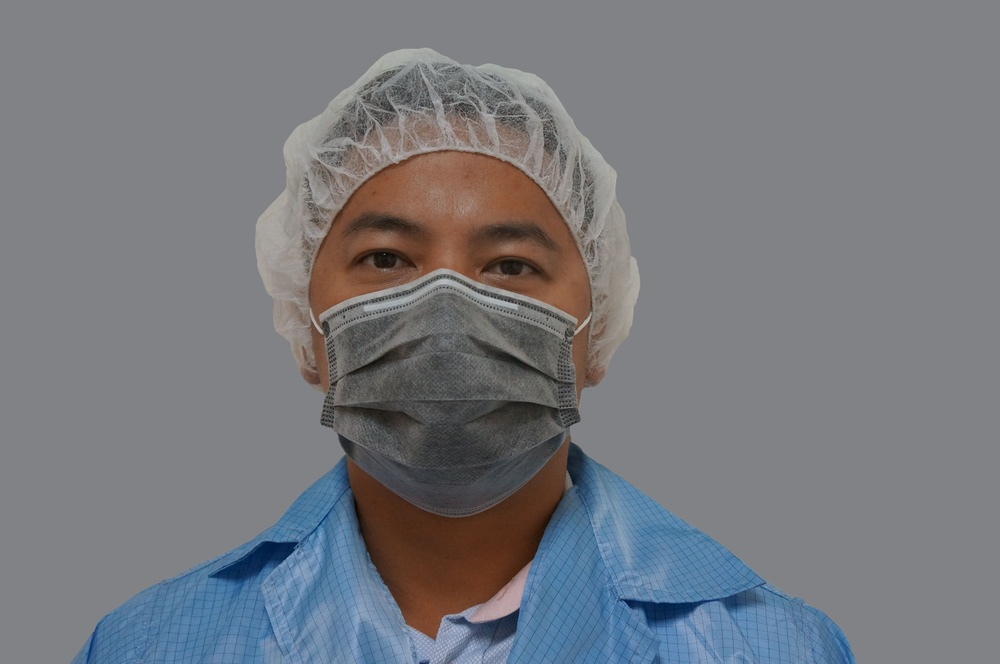
#> input picture dataset/with_mask/with_mask007.jpg, 1000 x 664 px, shrunk from 4912 x 3264 before the run, found by its file name; its folder holds only this picture in this run
$ python PreprocessImage.py
#> lines starting #> are read from the running program, lines starting #| are printed output that depends on the picture; after the words box and inside, x2 and y2 are one past the last pixel; in counts of white or black regions, pixels touching at a corner belong together
import os
import string
import random
import cv2
DIRECTORY = r"C:\Users\hoaso\OneDrive\Creative Cloud Files\Desktop\thigiacmaytinh\dataset\with_mask"

number = 0

for file in os.listdir(DIRECTORY):
    image = cv2.imread(os.path.join(DIRECTORY, file))
#> image is the input picture: shape (664, 1000, 3); mean B, G, R 126.2, 121, 119.2
    print (image)
#> (printed output is left out)
    gray = cv2.cvtColor(image, cv2.COLOR_BGR2GRAY)
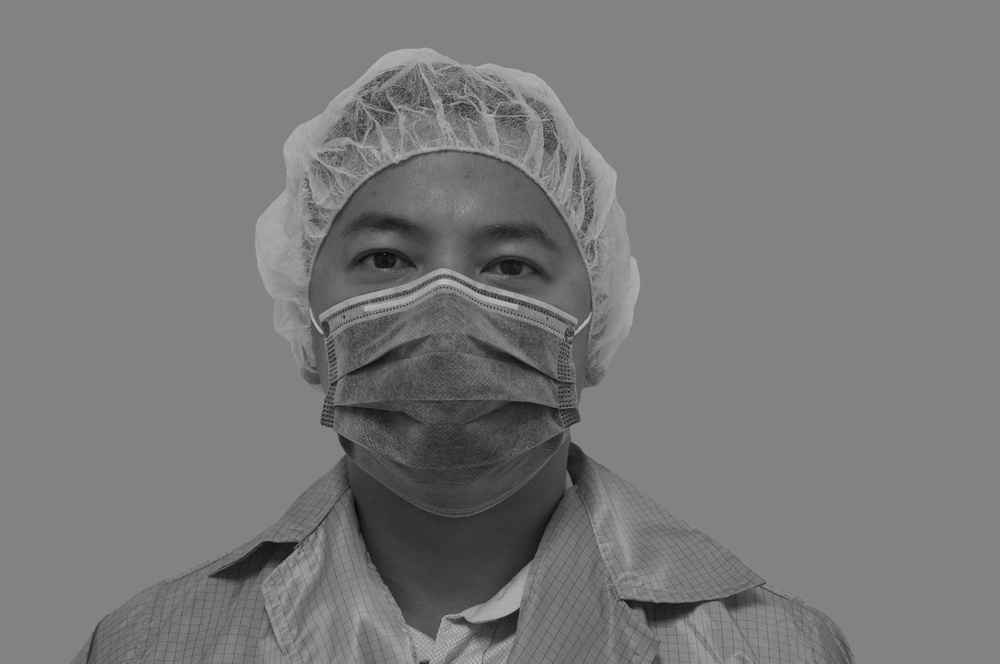
#> gray: shape (664, 1000); min 4, max 190, mean 121
    faceCascade = cv2.CascadeClassifier(
        cv2.data.haarcascades + "haarcascade_frontalface_default.xml")
    faces = faceCascade.detectMultiScale(
        gray,
        scaleFactor=1.3,
        minNeighbors=3,
        minSize=(30, 30)
    )
#> faces = [[240, 90, 418, 418]]
    print("[INFO] Found {0} Faces!".format(len(faces)))
#| [INFO] Found 1 Faces!

    for (x, y, w, h) in faces:
        cv2.rectangle(image, (x, y), (x + w, y + h), (0, 255, 0), 5)
#> this loop made 1 pass
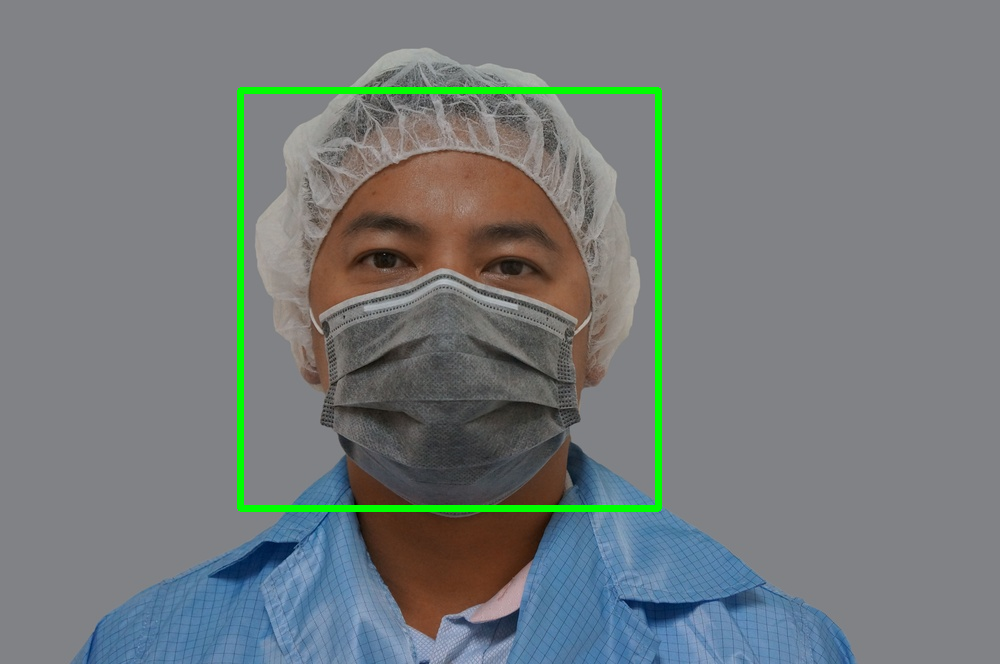
#> image: shape (664, 1000, 3); 1.76% of pixels changed, all inside (x1, y1, x2, y2) = (237, 87, 662, 512)

    number += 1
    status = cv2.imwrite('faces_detected' + str(number) + '.jpg', image)
    print("[INFO] Image faces_detected.jpg written to filesystem: ", status)
#| [INFO] Image faces_detected.jpg written to filesystem:  True

    print(file)

$ run again, on dataset/with_mask/with_mask1.jpg
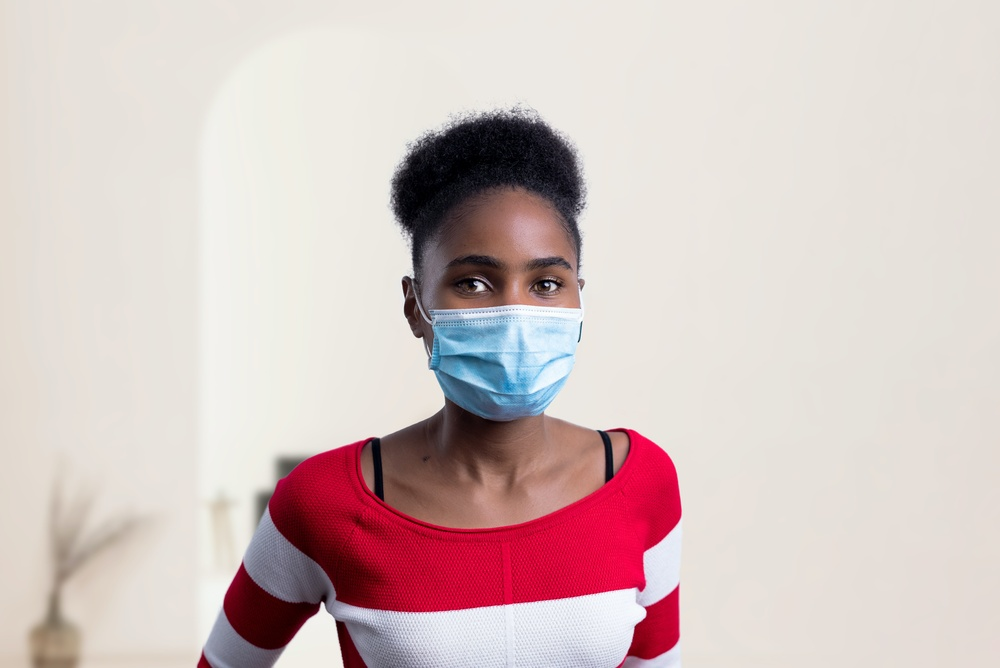
#> input picture dataset/with_mask/with_mask1.jpg, 1000 x 668 px, shrunk from 6016 x 4016 before the run, found by its file name
#> image is the input picture: shape (668, 1000, 3); mean B, G, R 193.4, 195, 212.4
#> (printed output is left out)
#> `gray = cv2.cvtColor(image, cv2.COLOR_BGR2GRAY)`:
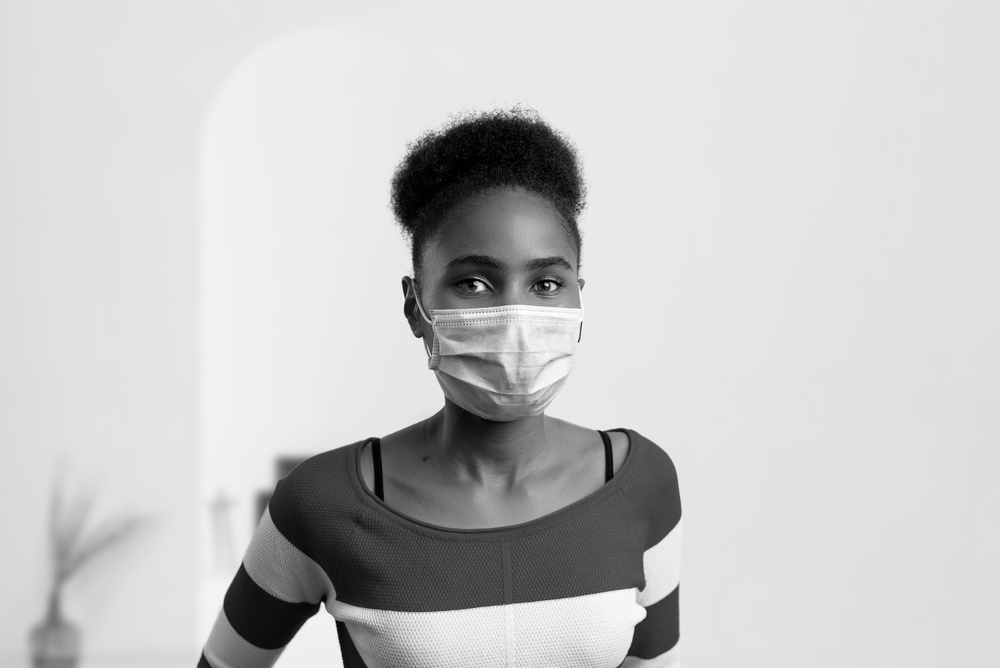
#> gray: shape (668, 1000); min 0, max 255, mean 200
#> faces = [[400, 197, 216, 216]]
#| [INFO] Found 1 Faces!
#> the loop `for (x, y, w, h) in faces:` made 1 pass
#> after the loop `for (x, y, w, h) in faces:`:
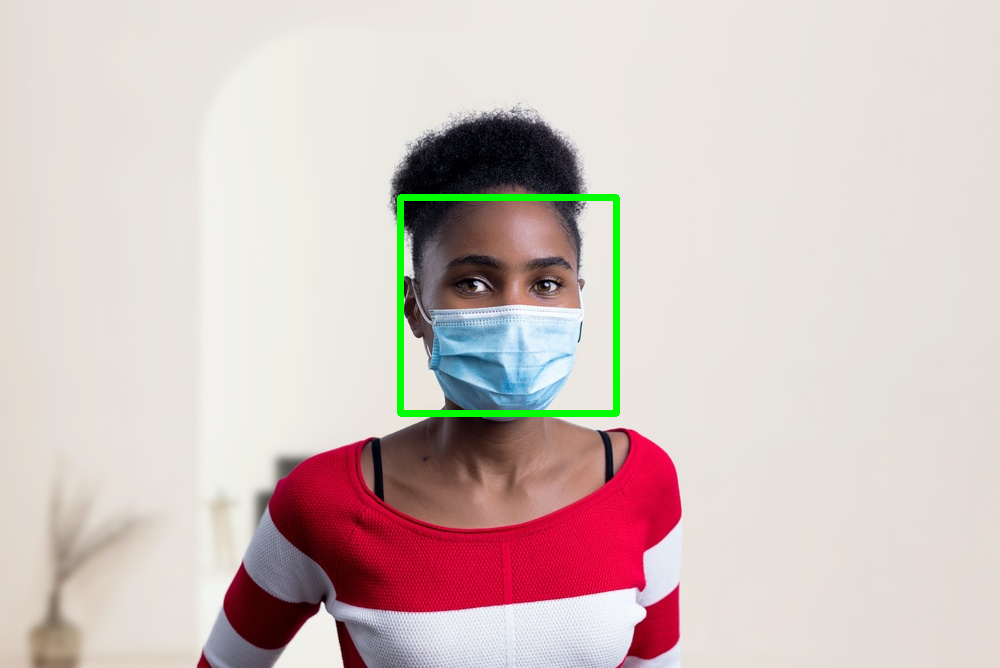
#> image: shape (668, 1000, 3); 0.9% of pixels changed, all inside (x1, y1, x2, y2) = (397, 194, 620, 417)
#| [INFO] Image faces_detected.jpg written to filesystem:  True

$ run again, on dataset/with_mask/with_mask10.jpg
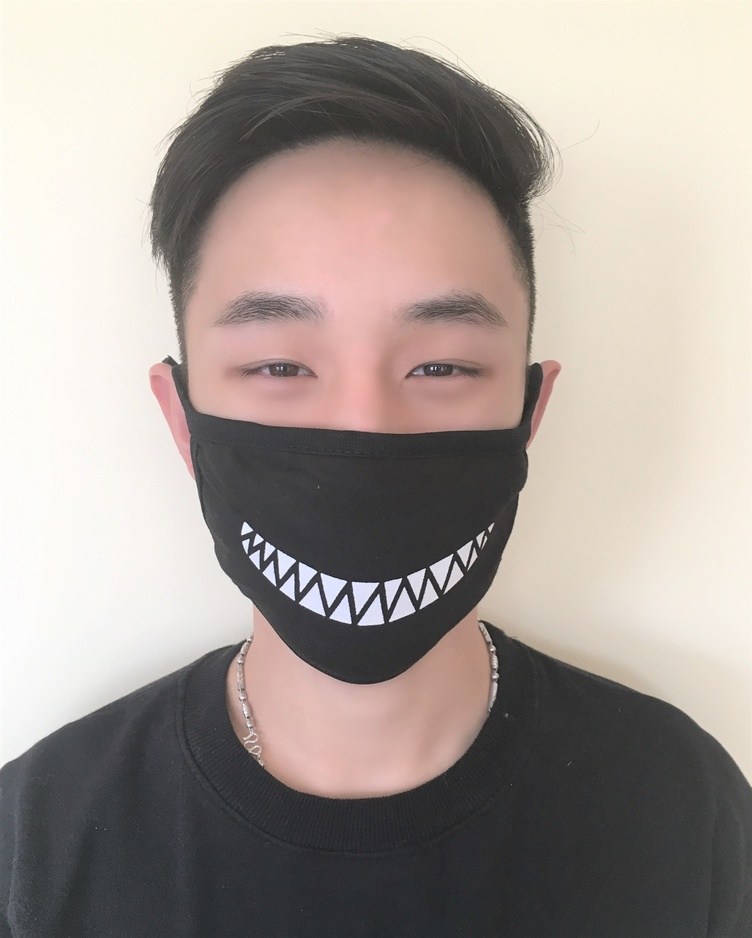
#> input picture dataset/with_mask/with_mask10.jpg, 752 x 938 px, shrunk from 2862 x 3567 before the run, found by its file name
#> image is the input picture: shape (938, 752, 3); mean B, G, R 149.3, 155.4, 165.1
#> (printed output is left out)
#> `gray = cv2.cvtColor(image, cv2.COLOR_BGR2GRAY)`:
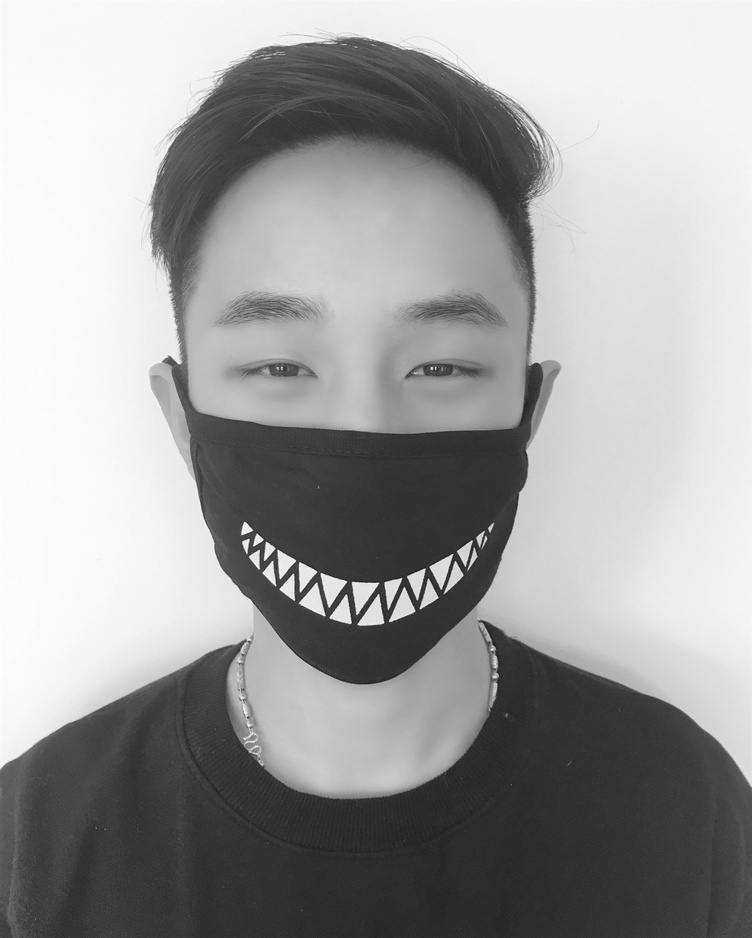
#> gray: shape (938, 752); min 24, max 255, mean 157.6
#> faces = [[357, 242, 196, 196]]
#| [INFO] Found 1 Faces!
#> the loop `for (x, y, w, h) in faces:` made 1 pass
#> after the loop `for (x, y, w, h) in faces:`:
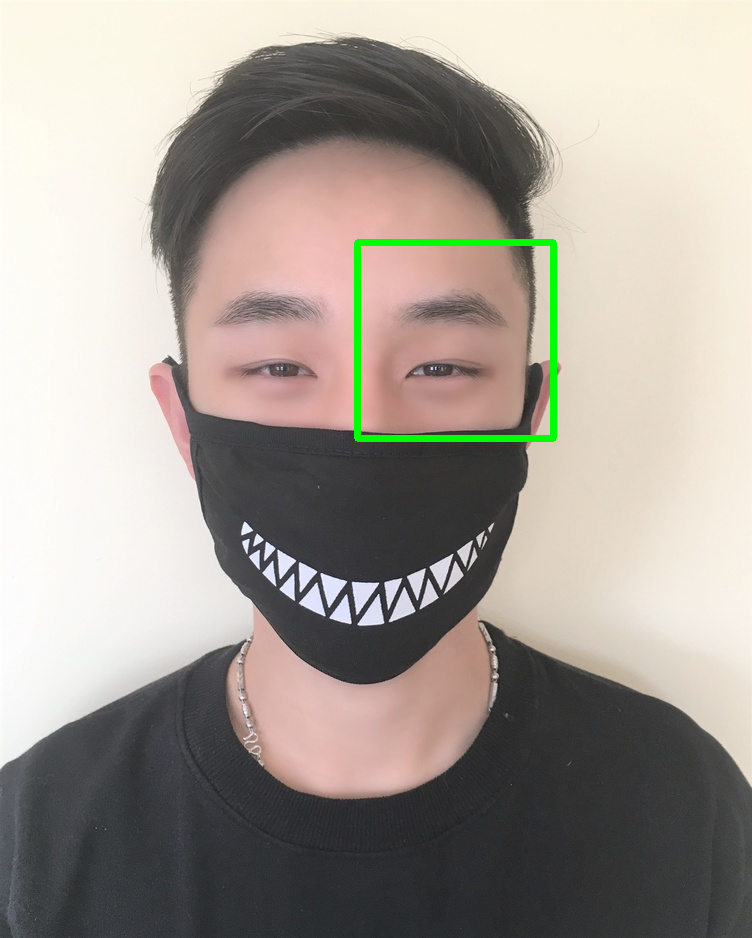
#> image: shape (938, 752, 3); 0.78% of pixels changed, all inside (x1, y1, x2, y2) = (354, 239, 557, 442)
#| [INFO] Image faces_detected.jpg written to filesystem:  True

$ run again, on dataset/with_mask/with_mask104.jpg
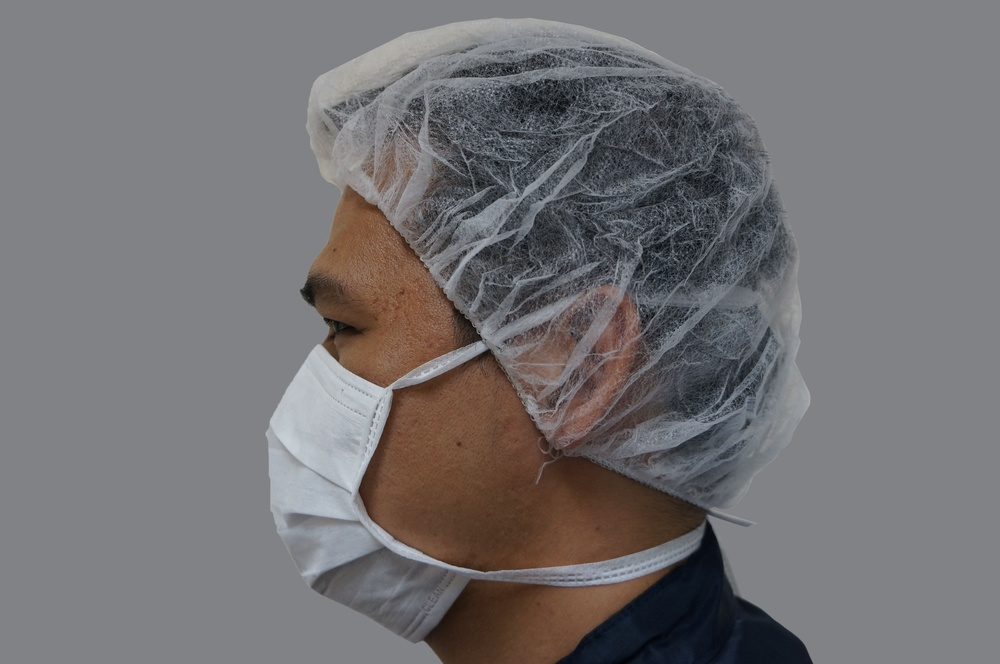
#> input picture dataset/with_mask/with_mask104.jpg, 1000 x 664 px, shrunk from 4912 x 3264 before the run, found by its file name
#> image is the input picture: shape (664, 1000, 3); mean B, G, R 115.1, 113.4, 115.7
#> (printed output is left out)
#> `gray = cv2.cvtColor(image, cv2.COLOR_BGR2GRAY)`:
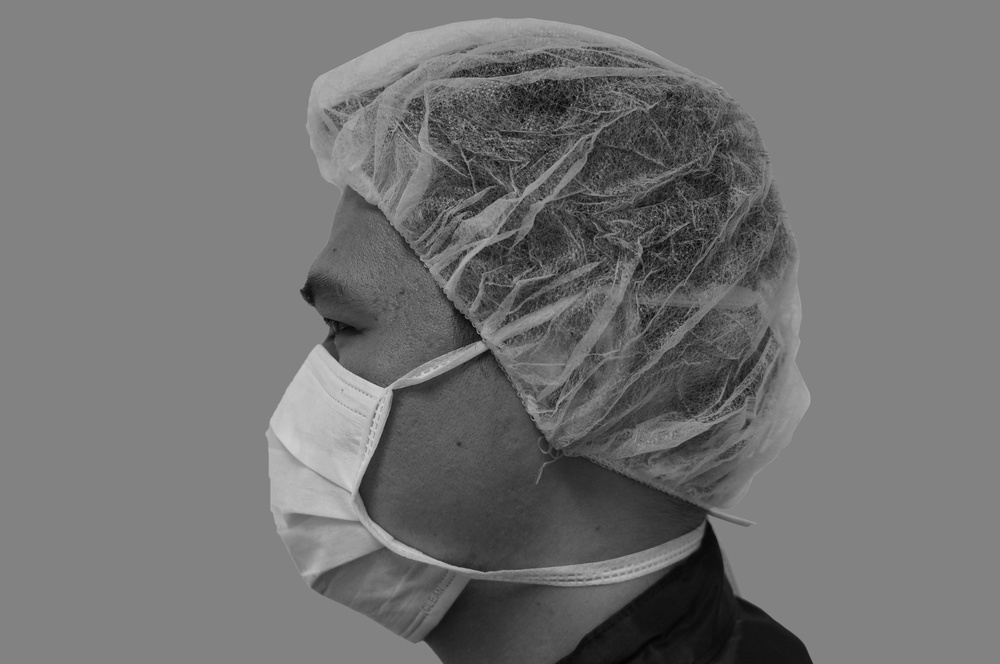
#> gray: shape (664, 1000); min 2, max 210, mean 114.2
#> faces = ()
#| [INFO] Found 0 Faces!
#| [INFO] Image faces_detected.jpg written to filesystem:  True
